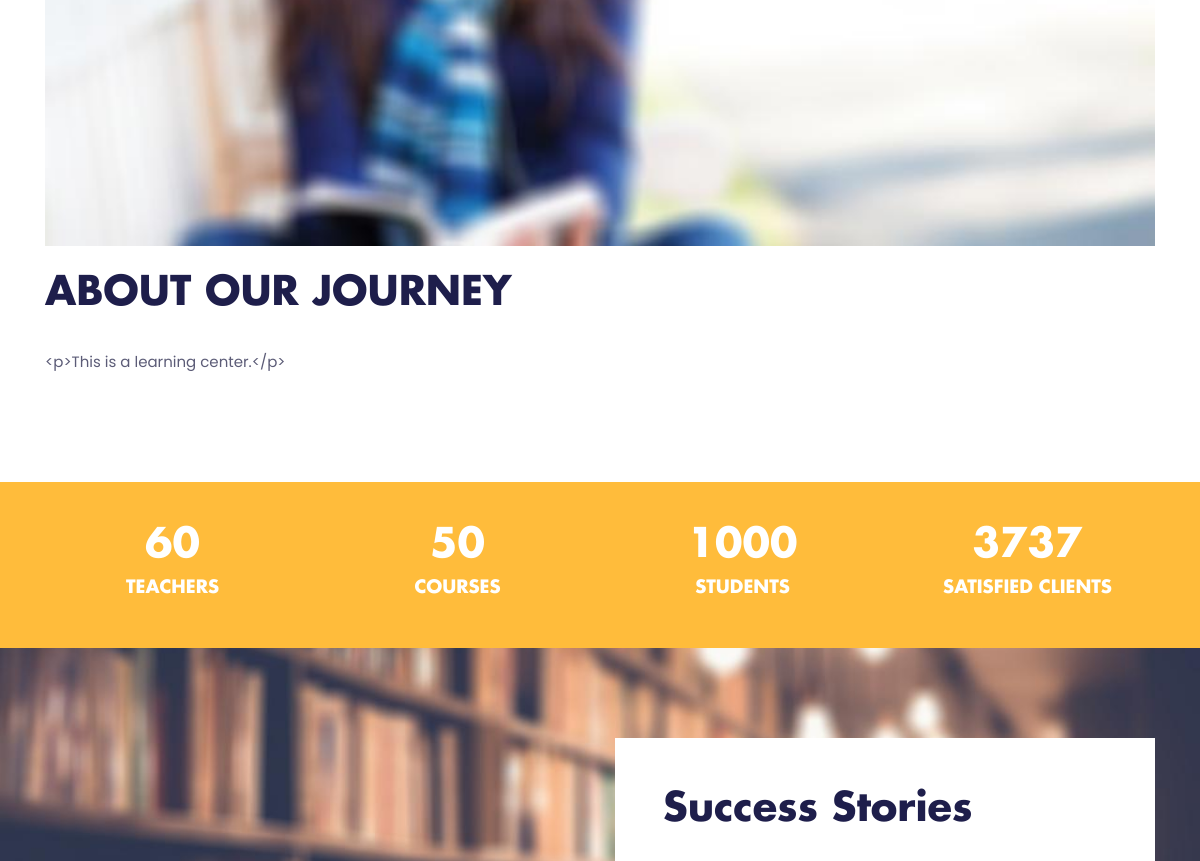
/about.html (middle part), run on an earlier commit of the app's database.
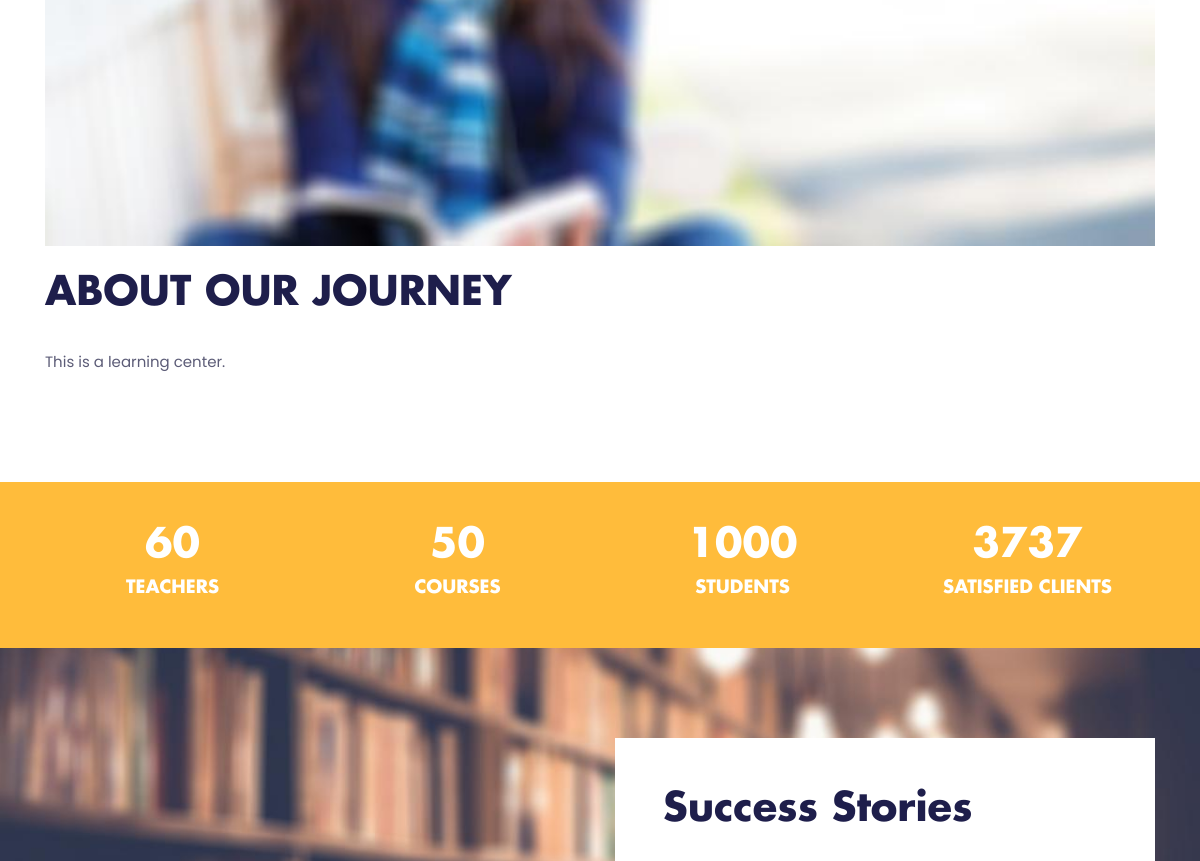
And on a later commit of the database.
### home/models.py (models this page shows, shortened)
class Setting(models.Model):
    title = models.CharField(max_length=150)
    keywords = models.CharField(max_length=255)
    description = models.CharField(max_length=255)
    phone = models.CharField(max_length=15)
    email = models.EmailField(max_length=50)
    address = models.CharField(max_length=100)
    smtp_server = models.CharField(max_length=50)
    smtp_email = models.CharField(max_length=50)
    smtp_password = models.CharField(max_length=10)
    smtp_port = models.CharField(max_length=5)
    youtube = models.CharField(max_length=50)
    instagram = models.CharField(max_length=50)
    facebook = models.CharField(max_length=50)
    icon = models.ImageField(upload_to='images/')
    aboutus = models.TextField(max_length=255)
    contact = RichTextUploadingField()

### home/views.py (the view)
# urls.py: path('about.html', about, name='about'),
def about(request):
    setting = Setting.objects.get()
    context = {'setting': setting}
    return render(request, 'about.html', context)

### home/templates/about.html (shortened to what this page needs)
{% extends 'homebase.html' %}
{% load static %}
{% block body %}
<section class="section">
  <div class="container">
    <div class="row">
      <div class="col-12">
        <img class="img-fluid w-100 mb-4" src="{% static 'images/about/about-page.jpg'%}" alt="about image">
        <h2 class="section-title">ABOUT OUR JOURNEY</h2>
        <p>{{ setting.aboutus }}</p>
      </div>
    </div>
  </div>
</section>
<section class="section-sm bg-primary">
  <div class="container">
    <div class="row">
      <div class="col-md-3 col-sm-6 mb-4 mb-md-0">
        <div class="text-center">
          <h2 class="count text-white" data-count="60">0</h2>
          <h5 class="text-white">TEACHERS</h5>
        </div>
      </div>
      <div class="col-md-3 col-sm-6 mb-4 mb-md-0">
        <div class="text-center">
          <h2 class="count text-white" data-count="50">0</h2>
          <h5 class="text-white">COURSES</h5>
        </div>
      </div>
      <div class="col-md-3 col-sm-6 mb-4 mb-md-0">
        <div class="text-center">
          <h2 class="count text-white" data-count="1000">0</h2>
          <h5 class="text-white">STUDENTS</h5>
        </div>
      </div>
      <div class="col-md-3 col-sm-6 mb-4 mb-md-0">
        <div class="text-center">
          <h2 class="count text-white" data-count="3737">0</h2>
          <h5 class="text-white">SATISFIED CLIENTS</h5>
        </div>
      </div>
    </div>
  </div>
</section>
<section class="section bg-cover" data-background="{% static 'images/backgrounds/success-story.jpg'%}">
  <div class="container">
    <div class="row">
      <div class="col-lg-6 col-sm-4 position-relative success-video">
      </div>
      <div class="col-lg-6 col-sm-8">
        <div class="bg-white p-5">
          <h2 class="section-title">Success Stories</h2>
        </div>
      </div>
    </div>
  </div>
</section>
{% endblock %}

What changed in the data, as far as the page shows it:
changed Setting: aboutus "<p>This is a learning center.</p>" → "This is a learning center."
